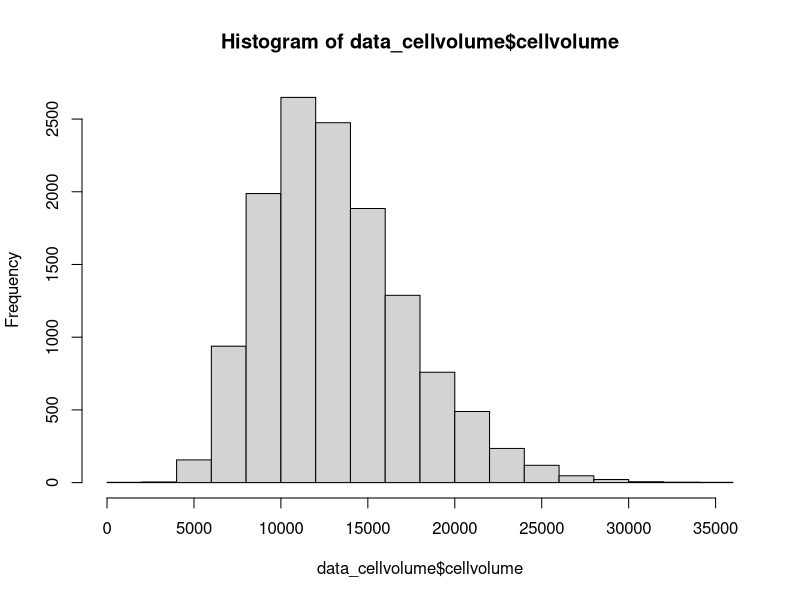

R code for this plot:

#empty environment
rm(list=ls())

#load library
library(readxl)
library(readr)
library(tidyverse)

#### data structure cell volume ####

#import cellvolume data

size <- read_excel("Rawdata_Staurastrum.xlsx", "Cellvolume") #nur das 4. worksheet "Cellvolume" einladen
size_imagej<-read_excel("cellsize_ImageJ.xlsx")#Image J Datensatz einlesen:

#Tabelle mit allen zusätzlich benoetigten Spalten einladen
data_table <- read_excel("Rawdata_Staurastrum.xlsx", "ID")

#unnecessary columns löschen in cell volume Tabelle:
size<-select(size,1:6)
size_imagej<-select(size_imagej,-Date)

#Image J Datensatz in gleiches Format wie Rawdata (size) Datensatz bringen:
size_imagej<-spread(size_imagej,key = "Measurement",value=Value)

##Cellvolume Daten und Cellvolume Image J Daten zu einem Datensatz:
cellvolume<-rbind(size,size_imagej)

#Zellvolumen berechnen
data_cellvolume<- mutate(cellvolume, Cell_volume = ((pi/12)*h*(d1^2+d1*d2+d2^2))*2 )

#Tabelle durch Variablen ergänzen
data_cellvolume <- left_join(data_cellvolume, data_table, by = "Bottle_no")

#rename columns:
names(data_cellvolume)
names(data_cellvolume)<-c("bottle","individuum","d1","h","d2","arm","cellvolume","ID","plankto","temp","light","nutlevel","N","P","NPratio")

#save data as cellvolume.txt
write.csv(x=data_cellvolume, file = "staurastrum_cellvolume.txt")


#Cellvolume Median berechnen für jede Bottle und damit einen neuen Datensatz (Celvolume_Median) erstellen:
cellvolume_median<- group_by(data_cellvolume,temp,light,N,P,bottle)%>%
  summarise(cell_volume=median(cellvolume),sd=sd(cellvolume),arm=median(arm),arm_sd=sd(arm))

hist(data_cellvolume$cellvolume)

#save median data:
write.csv(x= cellvolume_median, file = "median_cellvolume.txt")

#### data structure cell counts ####

# import data sets
data_cellcount <- read_excel("Rawdata_Staurastrum.xlsx", "Cellcount")
data_filtration<-read_excel("Rawdata_Staurastrum.xlsx", "Filtration")#für letzten Tag
data_ID<-read_excel("Rawdata_Staurastrum.xlsx", "ID")#für Treatments für letzten Tag

# rename and filter important columns:
data_filtration<-select(data_filtration,Bottle,day)
names(data_filtration)<-c("Bottle_no","Day")

# rename id datatable column names to match names of data_filtration
names(data_ID)<-c("ID","Bottle_no","plankto","Temperature","Light","Nutrients","Nitrogen","Phosphat","N:Pratio")

#select important columns
data_ID<-select(data_ID,Bottle_no,Temperature,Light,Nutrients,Nitrogen,Phosphat)
data_cellcount<-select(data_cellcount,Bottle_no,GF,Counts,Temperature,Light,Nutrients,Nitrogen,Phosphat,Day)

#Count Dataframe aufsplitten:
counts_13_20<-filter(data_cellcount,Day<=20)
counts_ende<-filter(data_cellcount,Day==30)

#Für letzten Tag:
counts_ende<-arrange(counts_ende)#Zeilen in Spalten nach Größe sortieren
#Manche Proben wurden doppelt gezählt. Davon werden die Werte gemittelt:
counts_ende<-group_by(counts_ende,Bottle_no)%>%
  summarise(Counts=mean(Counts),GF=mean(GF))

#Filtration & counts_ende zusammen führen, um letzten Tag pro Probe zu haben:
counts_end<-left_join(counts_ende,data_filtration,by="Bottle_no")
#Counts end & ID zusammenführen, um Treatments zu haben:
counts_end<-left_join(counts_end,data_ID,by="Bottle_no")

#Dataframes counts_13_20 & counts_end zusammenführen, um alle Tage zu haben:
counts<-rbind(counts_13_20,counts_end)

#Kommastellen der N & P concentrations einstellen:
counts$Nitrogen<-round(counts$Nitrogen, digits=1) ##limits decimal points
counts$Phosphat<-round(counts$Phosphat , digits=1)

#Zellzahl auf Cells/ml berechnen und in neuer Spalte:
counts<- mutate(counts, cells_ml = (Counts*63.9)/(1*1*GF*0.5))


#### Save dataframe as staurastrum_cellcount.txt für weitere Analysen ####
write.csv(x= counts, file = "staurastrum_cellcount.txt")


#### counts growthrate ####
counts<-na.omit(counts)#remove NAs

#calculate growthrate
growth<-counts %>%
  group_by(Bottle_no,Light,Nitrogen,Phosphat,Temperature) %>% 
  summarise(r = (log(cells_ml[Day==max(Day)]) -log(cells_ml[Day==0])) / max(Day))

#write table
write.csv(x= growth, file = "growthrate_cellcounts.txt")
